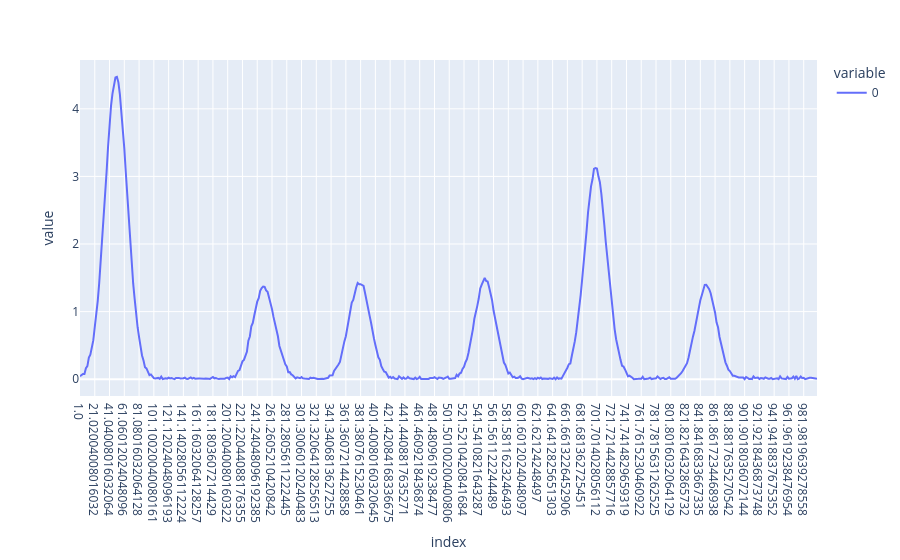

Write notebook code for a chart like this one.
### Code cell
# Split dataset by class and create calibration/prediction sets using Kennard-Stone (as in original pipeline)
data_A = data_complete[data_complete['Class'] == 'A'].reset_index(drop=True)
data_B = data_complete[data_complete['Class'] == 'B'].reset_index(drop=True)

# splitting the data into calibration and prediction sets by kennard-stone algorithm
XA_cal, XA_pred = ks.train_test_split(data_A.iloc[:, 1:], test_size=0.30)  # class A
XA_cal = XA_cal.reset_index(drop=True)
XA_pred = XA_pred.reset_index(drop=True)

XB_cal, XB_pred = ks.train_test_split(data_B.iloc[:, 1:], test_size=0.30)  # class B
XB_cal = XB_cal.reset_index(drop=True)
XB_pred = XB_pred.reset_index(drop=True)

Xcalclass = pd.concat([XA_cal, XB_cal], axis=0).reset_index(drop=True)  # concatenating both classes
Xpredclass = pd.concat([XA_pred, XB_pred], axis=0).reset_index(drop=True)
ycalclass = pd.Series(['A']*XA_cal.shape[0] + ['B']*XB_cal.shape[0])  # target for calibration set
ypredclass = pd.Series(['A']*XA_pred.shape[0] + ['B']*XB_pred.shape[0])  # target for prediction set

# Xcalclass_prep = Xcalclass.copy()
# Xpredclass_prep = Xpredclass.copy()

# preprocessings
import preprocessings as prepr  # preprocessing methods
Xcalclass_prep, mean_calclass  = prepr.mc(Xcalclass)
Xpredclass_prep = Xpredclass - mean_calclass

# PLS-DA with optimized latent variables
from modeling import pls_optimized

plsda_results = pls_optimized(
    Xcalclass_prep, 
    ycalclass,
    LVmax=1,
    Xpred=Xpredclass_prep,
    ypred=ypredclass,
    aim='classification',
    cv=10
)

# Convenience references used later
pls_model = plsda_results[3]               # fitted PLS model
vip_scores_mat = plsda_results[4]          # VIP scores matrix (features × LV)
y_pred_cont = plsda_results[5].iloc[:, -1] # continuous predictions for Xcalclass (used for MI/Cov)

# plotando o vip scores rapidamente
vip_scores_mat.T.plot()

### Figure 1 — Plotly figure (JSON) as saved in the notebook; plotly's stock layout.template omitted (floating-point values rounded to 4 significant figures; data arrays with more than 128 entries replaced by an {"elided": "..."} marker saying what was removed)
{"data": [{"hovertemplate": "variable=0<br>index=%{x}<br>value=%{y}<extra></extra>", "legendgroup": "0", "line": {"color": "#636efa", "dash": "solid"}, "marker": {"symbol": "circle"}, "mode": "lines", "name": "0", "orientation": "v", "showlegend": true, "type": "scatter", "x": {"elided": "500 str values"}, "xaxis": "x", "y": {"elided": "500 float values"}, "yaxis": "y"}], "layout": {"legend": {"title": {"text": "variable"}, "tracegroupgap": 0}, "margin": {"t": 60}, "xaxis": {"anchor": "y", "domain": [0, 1], "title": {"text": "index"}}, "yaxis": {"anchor": "x", "domain": [0, 1], "title": {"text": "value"}}}}
